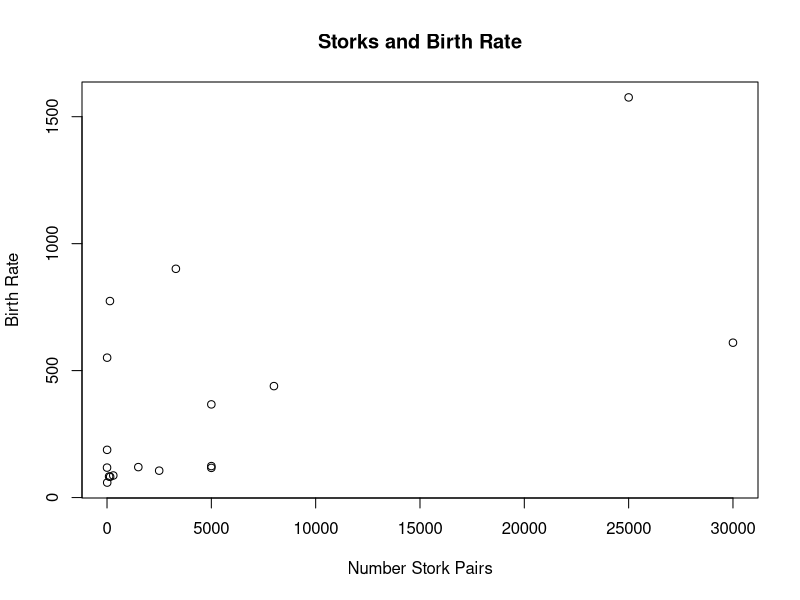
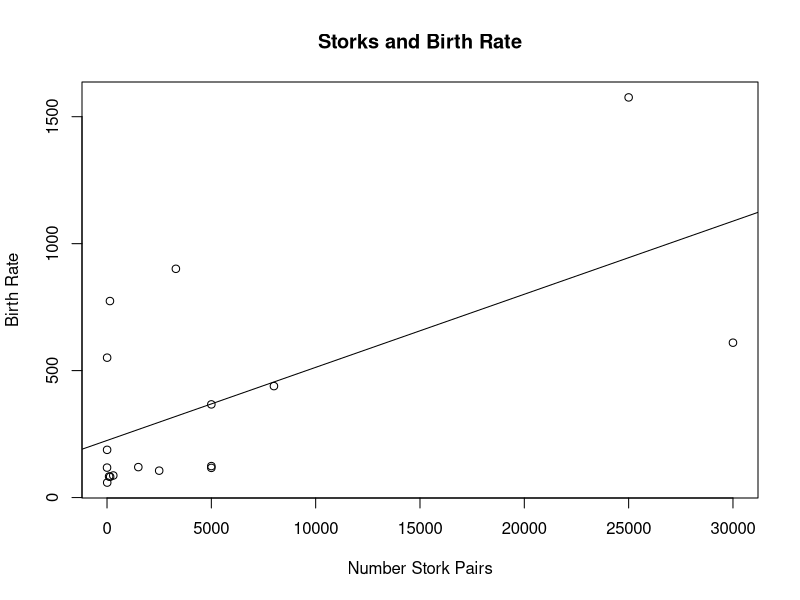
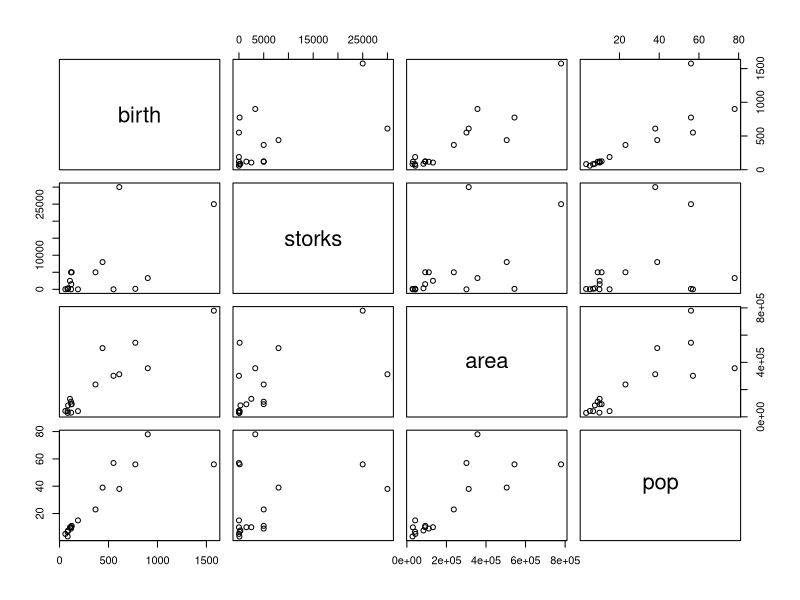
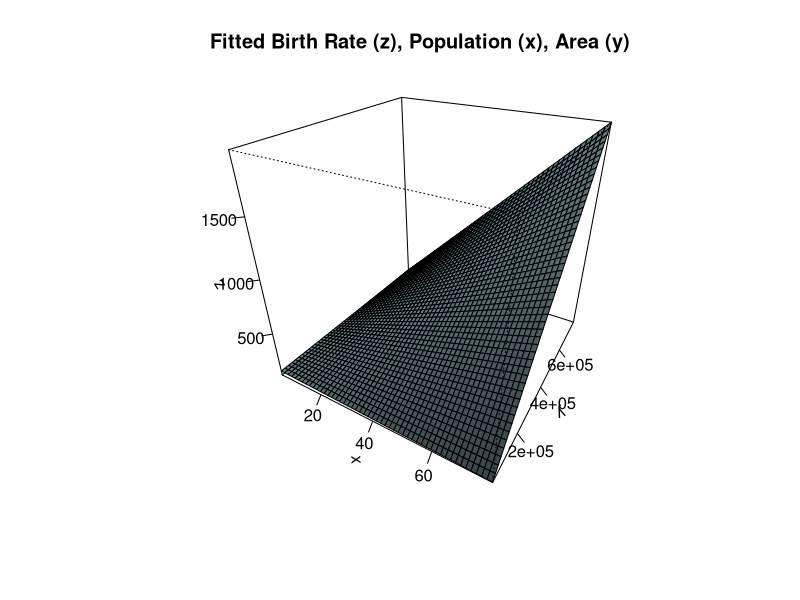

These figures' R source, in order:
## ---- chunk 1
knitr::opts_chunk$set(echo = TRUE)
## ---- chunk 2
# Birth rate, thousands per year
birth<-c(83,87,118,117,59,774,901,106,188,124,551,610,120,367,439,82,1576)
## number stork pairs
storks<-c(100,300,1,5000,9,140,3300,2500,4,5000,5,30000,1500,5000,8000,150,25000)
stork.data<-data.frame(birth=birth,storks=storks)
library(knitr)
kable(stork.data, caption = 'Study of Storks and Babies',align='l')

plot(storks,birth,ylab='Birth Rate', xlab = 'Number Stork Pairs')
title('Storks and Birth Rate')
## ---- chunk 3
plot(storks,birth,ylab='Birth Rate', xlab = 'Number Stork Pairs')
title('Storks and Birth Rate')
model.simple<-lm(birth~storks)
abline(model.simple)
summary(model.simple)
## ---- chunk 4
## consider two additional factors in the analysis
## area km^2
area<-c(28750,83860,30520,111000,43100,544000,357000,132000,41900,93000,301280,312680,92390,237500,504750,41290,779450)
## human population (10^6)millions
pop<-c(3.2,7.6,9.9,9.0,5.1,56,78,10,15,11,57,38,10,23,39,6.7,56)
stork.data<-data.frame(birth=birth,storks=storks,area=area,pop=pop)
pairs(stork.data)
## ---- chunk 5
model.multiple<-lm(birth~storks+pop+area)
summary(model.multiple)
## ---- chunk 6
confint(model.multiple)
## ---- chunk 7
model.multiple2<-lm(birth~pop+area)

model.multiple.int <- lm(birth~pop * area)
anova(model.multiple2,model.multiple.int)
summary(model.multiple.int)
## ---- chunk 8
coef(model.multiple.int)
## ---- chunk 9
## Set range and domain of plot
x  <- seq(min(pop),
          max(pop), 
          length.out = 50);
y  <- seq(min(area), 
          max(area), 
          length.out = 50);

## Interpolate surface
z  <- outer(x,
            y,
            function(x,y){predict(model.multiple.int, data.frame(pop=x, area=y))});
            # This third argument is a function, we're defining it in this call.

p  <- persp(x, 
            y,
            z,
            theta = 30, # used to choose viewing angle
            phi = 30,   # used to choose viewing angle
            col = "lightblue", 
            shade = 0.8, 
            ticktype = "detailed",
            xlab = 'x', 
            ylab = 'y',
            zlab = 'z')
title('Fitted Birth Rate (z), Population (x), Area (y)')
